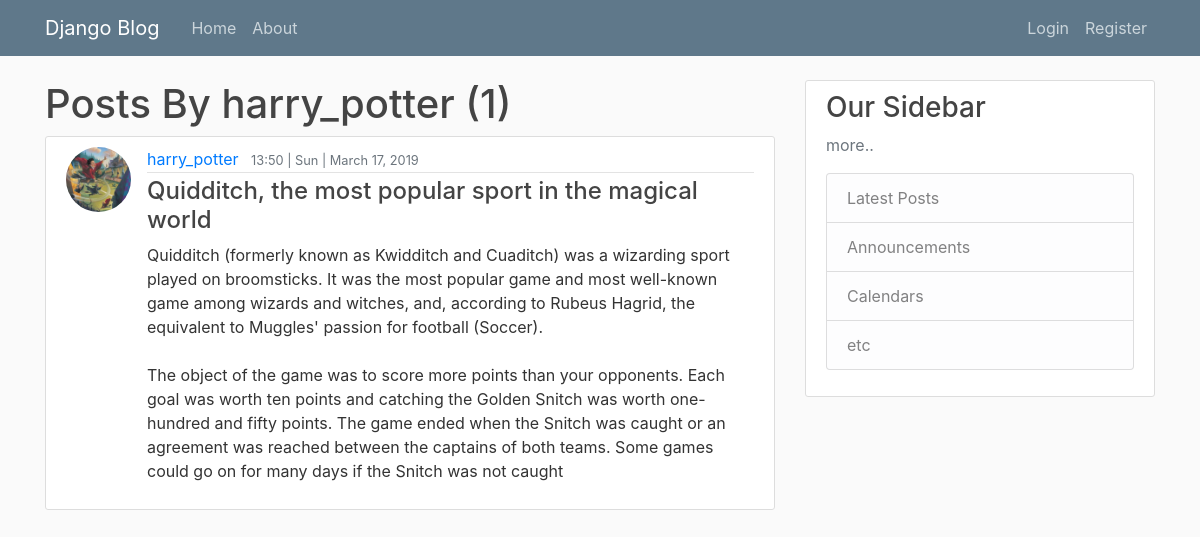
The page /user/harry_potter on the database its author committed.
### blog/models.py (models this page shows, shortened)
class Post(models.Model):
	title = models.CharField(max_length=100)
	content = models.TextField()
	date_posted = models.DateTimeField(default=timezone.now)
	author = models.ForeignKey(User, on_delete=models.CASCADE)

### users/models.py (models this page shows, shortened)
class Profile(models.Model):
	user = models.OneToOneField(User, on_delete=models.CASCADE)
	image = models.ImageField(default='default.png', upload_to='profile_pics')

### blog/views.py (the view)
# urls.py: path('user/<str:username>', UserPostListView.as_view(), name='user-posts'),
class UserPostListView(ListView):
	model = Post
	template_name = 'blog/user_posts.html'
	context_object_name = 'posts'
	paginate_by = 5
	def get_queryset(self):
		user = get_object_or_404(User, username=self.kwargs.get('username'))
		return Post.objects.filter(author=user).order_by('-date_posted')

### blog/templates/blog/user_posts.html (shortened to what this page needs)
{% extends "blog/base.html" %}
{% block content %}
<h1>Posts By {{ view.kwargs.username }} ({{ page_obj.paginator.count }})</h1>
	{% for post in posts %}
	<article class="media content-section">
		<img class="rounded-circle article-img" src="{{ post.author.profile.image.url}}">
		<div class="media-body">
			<div class="article-metadata">
				<a class="mr-2" href="{% url 'user-posts' post.author.username %}">{{post.author }}</a>
				<small class="text-muted">{{ post.date_posted|date:"G:i | D | F d, Y" }}</small>
			</div>
			<h4><a class="article-title" href="{% url 'post-detail' post.id %}">{{ post.title }}</a></h4>
			<p class="article-content">{{ post.content }}</p>
		</div>
	</article>
	{% endfor %}
{% endblock content %}

### blog/static/blog/main.css (style rules this page uses)
body { background: #fafafa; color: #333333; margin-top: 5rem; }
h1, h2, h3, h4, h5, h6 { color: #444444; }
.content-section { background: #ffffff; padding: 10px 20px; border: 1px solid #dddddd; border-radius: 3px; margin-bottom: 20px; }
.article-title { color: #444444; }
.article-content { white-space: pre-line; }
.article-img { height: 65px; width: 65px; margin-right: 16px; }
.article-metadata { padding-bottom: 1px; margin-bottom: 4px; border-bottom: 1px solid #e3e3e3 }

### rows shown on the page
Post: author.profile.image (picture), author "harry_potter", date_posted|D "13:50 | Sun | March 17, 2019", title "Quidditch, the most popular sport in the magical world", content "Quidditch (formerly known as Kwidditch and Cuaditch) was a wizarding sport played on broomsticks. It was the most popular game and most well-known game among wizards and witches, and, according to Rubeus Hagrid, the equivalent to Muggles' passion for football (Soccer). The object of the game was to score more points than your opponents. Each goal was worth ten points and catching the Golden Snitch was worth one-hundred and fifty points. The game ended when the Snitch was caught or an agreement was reached between the captains of both teams. Some games could go on for many days if the Snitch was not caught"

### other values the page prints
{{ view.kwargs.username }} "harry_potter"
{{ page_obj.paginator.count }} "1"
